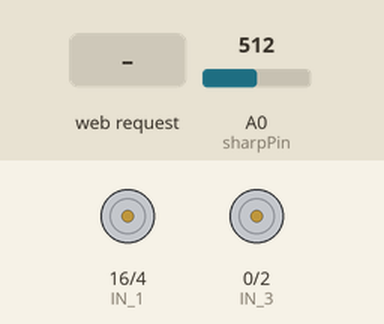
Recording of a sketch running on a simulated ESP8266 (NodeMCU). Parts: motor-driver pin pairs drawn as motors (green arrow = first pin HIGH = forward, orange = second pin HIGH = backward, longer = more drive, scaled by the enable pin). Inputs (shaded band) come from the test bench; at power-on: A0 (sharpPin) = 512. WiFi joins after 1.5 s; servers stay silent unless stated; what the sketch prints to the serial monitor is not drawn.

Above: at 2.7 s.
2.8 s: HTTP request GET /w/on received
At 3.9 s:
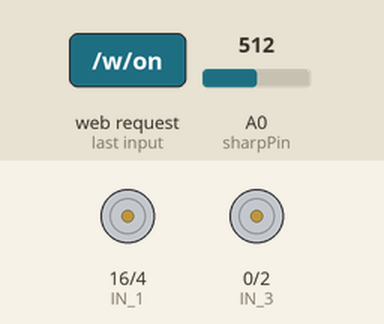
4.4 s: HTTP request GET /a/on received
At 5.6 s:
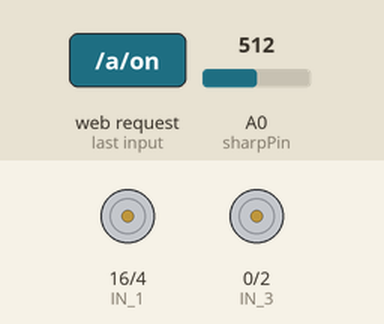
5.9 s: HTTP request GET /s/on received
At 7.2 s:
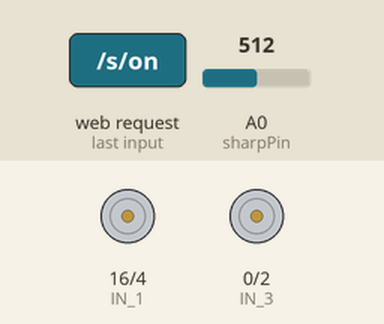
Timing chart, 0 to 8.9 s (numbered marks = the images above; inputs shaded):
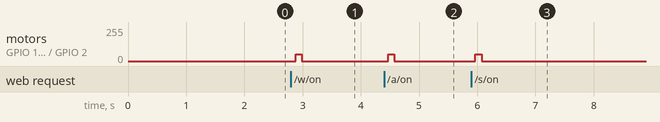

Measured:
- after the input at 2.8 s, motor on GPIO 16 (IN_1) / GPIO 4 (IN_2), motor on GPIO 0 (IN_3) / GPIO 2 (IN_4): stopped → forward 49/255 after 0.08 s, → stopped 0.11 s later
- after the input at 4.4 s, motor on GPIO 16 (IN_1) / GPIO 4 (IN_2), motor on GPIO 0 (IN_3) / GPIO 2 (IN_4): stopped → forward 49/255 after 0.07 s, → stopped 0.11 s later
- after the input at 5.9 s, motor on GPIO 16 (IN_1) / GPIO 4 (IN_2), motor on GPIO 0 (IN_3) / GPIO 2 (IN_4): stopped → forward 49/255 after 0.07 s, → stopped 0.11 s later

The sketch:

esp8266_IP_checker.ino
```cpp
// Load Wi-Fi library
#include <ESP8266WiFi.h>

// Replace with your network credentials
const char* ssid     = "NitinS";
const char* password = "12345678";
#define ENA   14          // Enable/speed motors Right        GPIO14(D5)
#define ENB   12          // Enable/speed motors Left         GPIO12(D6)
#define IN_1  16          // L298N in1 motors Right           GPIO15(D8)
#define IN_2  4          // L298N in2 motors Right           GPIO13(D7)
#define IN_3  0           // L298N in3 motors Left            GPIO2(D4)
#define IN_4  2           // L298N in4 motors Left            GPIO0(D3)
int sharpPin = A0;        //A0
int speedCar = 200;         // 400 - 1023.
int speed_Coeff = 3;
int Obj = 0;
int twoTimesBack = 0;

// Set web server port number to 80
WiFiServer server(80);

// Variable to store the HTTP request
String header;

// Auxiliar variables to store the current output state
String output5State = "off";
String output4State = "off";
bool refreshed = false;
// Assign output variables to GPIO pins
const int output5 = 5;
const int output4 = 4;


void setup() {
  Serial.begin(9600);
  // Initialize the output variables as outputs
  pinMode(IN_1, OUTPUT);
  pinMode(IN_2, OUTPUT);
  pinMode(IN_3, OUTPUT);
  pinMode(IN_4, OUTPUT);
  pinMode(sharpPin, INPUT);


  // Set outputs to LOW

  // Connect to Wi-Fi network with SSID and password
  Serial.print("Connecting to ");
  Serial.println(ssid);
  WiFi.begin(ssid, password);
  while (WiFi.status() != WL_CONNECTED) {
    delay(500);
    Serial.print(".");
  }
  // Print local IP address and start web server
  Serial.println("");
  Serial.println("WiFi connected.");
  Serial.println("IP address: ");
  Serial.println(WiFi.localIP());
  server.begin();
}

void loop() {
  WiFiClient client = server.available();   // Listen for incoming clients
    Serial.println(analogRead(sharpPin));
  if (client) {                             // If a new client connects,
    Serial.println("New Client.");          // print a message out in the serial port
    String currentLine = "";                // make a String to hold incoming data from the client
    while (client.connected()) {            // loop while the client's connected
      if (client.available()) {             // if there's bytes to read from the client,
        char c = client.read();             // read a byte, then
        Serial.write(c);                    // print it out the serial monitor
        header += c;

        if (c == '\n') {                    // if the byte is a newline character
          // if the current line is blank, you got two newline characters in a row.
          // that's the end of the client HTTP request, so send a response:
          if (currentLine.length() == 0) {
            // HTTP headers always start with a response code (e.g. HTTP/1.1 200 OK)
            // and a content-type so the client knows what's coming, then a blank line:
            client.println("HTTP/1.1 200 OK");
            client.println("Content-type:text/html");
            client.println("Connection: close");
            client.println();
            if (Obj == 1 ) {
              client.print("Object Detected");
              Obj = 0;
            }

            // turns the GPIOs on and off
            if (header.indexOf("GET /w/on") >= 0) {
              Serial.println("Forward");
              //output5State = "on";
              goAhead();
              client.print("Moving Forward");


            }
            else if (header.indexOf("GET /a/on") >= 0) {
              Serial.println("Left");
              //output5State = "on";
                            goAheadLeft();
              client.print("Moving Left");
            }
            else if (header.indexOf("GET /s/on") >= 0) {
              Serial.println("Back");
              //output5State = "on";
              goBack();
              client.print("Moving Back");
            }
            else if (header.indexOf("GET /d/on") >= 0) {
              Serial.println("Right");
              //output5State = "on";
                            goAheadRight();
              client.print("Moving Right");
            }

            else if (header.indexOf("GET /x/on") >= 0) {
              Serial.println("Stop");
              //output5State = "on";
              stopRobot();
              client.print("Bot Stopped");
            }
            else if (header.indexOf("GET /q/on") >= 0) {
              Serial.println("Stop");
              //output5State = "on";
              goLeft();
            }
            else if (header.indexOf("GET /e/on") >= 0) {
              Serial.println("Stop");
              //output5State = "on";
              goRight();
            }
            else if (header.indexOf("GET /z/on") >= 0) {
              Serial.println("Stop");
              //output5State = "on";
              goBackLeft();
            }
            else if (header.indexOf("GET /c/on") >= 0) {
              Serial.println("Stop");
              //output5State = "on";
              goBackRight();
            }


if (map(analogRead(A0),0 , 1023, 0,1023) > 500 ){
     Obj = 1;
    if(twoTimesBack != 2){
    goBack();
    twoTimesBack++;
    }
    else{stopRobot();}

     delay(100);

     stopRobot();

     Serial.println("Object Detected");

     Serial.println(map(analogRead(A0),0 , 1023, 255, 0));

          }


            // Display the HTML web page
            client.println("<!DOCTYPE html><html>");
            client.println("<head><meta name=\"viewport\" content=\"width=device-width, initial-scale=1\">");
            client.println("<meta http-equiv = \"refresh\" content = \"2 \">");
            client.println("<link rel=\"icon\" href=\"data:,\">");
            // CSS to style the on/off buttons
            // Feel free to change the background-color and font-size attributes to fit your preferences
            client.println("<style>html { font-family: Helvetica; display: inline-block; margin: 0px auto; text-align: center;}");
            client.println(".button { background-color: #195B6A; border: none; color: white; padding: 16px 40px;");
            client.println("text-decoration: none; font-size: 30px; margin: 2px; cursor: pointer;}");
            client.println(".button2 {background-color: #77878A;}</style></head>");

            // Web Page Heading
            client.println("<body><h1>ESP8266 Mercury Labs</h1>");
            client.println("<p id='log'></p>");
            client.println("<p><a href=\"/q/on\"><button class=\"button\">Q</button></a>");
            client.println("<a href=\"/w/on\"><button class=\"button\">W</button></a>");
            client.println("<a href=\"/e/on\"><button class=\"button\">E</button></a></p>");

            client.println("<p><a href=\"/a/on\"><button class=\"button\">A</button></a>");
            client.println("<a href=\"/s/on\"><button class=\"button\">S</button></a>");
            client.println("<a href=\"/d/on\"><button class=\"button\">D</button></a></p>");
            client.println("<p><a href=\"/z/on\"><button class=\"button\">Z</button></a>");
            client.println("<a href=\"/x/on\"><button class=\"button\">X</button></a>");
            client.println("<a href=\"/c/on\"><button class=\"button\">C</button></a></p>");
             client.print("<h3><b>Distance:</b></h3>");
               client.print(map(analogRead(A0), 1023, 0 , 0,30));
             client.println("cm ");

            client.println("</body> </html>");

            client.println("<script>");
            client.println("const log = document.getElementById('log');");
            client.println("document.addEventListener('keypress', logKey);");
            client.println("function logKey(e) {");
            client.println("  if('KeyW'==`${e.code}`){");
            client.println("  log.textContent = 'Moving Forward' ;");
            client.println("    window.location.href='/w/on';}");
            client.println("  if('KeyS'==`${e.code}`){");
            client.println("  log.textContent = 'Moving Back';");
            client.println("    window.location.href='/s/on';}");
            client.println("  if('KeyD'==`${e.code}`){");
            client.println("  log.textContent ='Moving Right' ;");
            client.println("    window.location.href='/d/on';}");
            client.println("  if('KeyA'==`${e.code}`){");
            client.println("  log.textContent = 'Moving Left';");
            client.println("    window.location.href='/a/on';}");
            client.println("  if('Space'==`${e.code}`){");
            client.println("  log.textContent ='Bot Stopped' ;");
            client.println("    window.location.href='/x/on';}");
            client.println("  if('KeyQ'==`${e.code}`){");
            client.println("  log.textContent ='Moving Forward Left' ;");
            client.println("    window.location.href='/q/on';}");
            client.println("  if('KeyE'==`${e.code}`){");
            client.println("  log.textContent ='Moving Forward Right' ;");
            client.println("    window.location.href='/e/on';}");
            client.println("  if('KeyZ'==`${e.code}`){");
            client.println("  log.textContent ='Moving Back Left' ;");
            client.println("    window.location.href='/z/on';}");
            client.println("  if('KeyC'==`${e.code}`){");
            client.println("  log.textContent ='Moving Back Right' ;");
            client.println("    window.location.href='/c/on';}}");

            client.println("</script>");


            // The HTTP response ends with another blank line
            client.println();
            // Break out of the while loop
            break;
          } else { // if you got a newline, then clear currentLine
            currentLine = "";
          }
        } else if (c != '\r') {  // if you got anything else but a carriage return character,
          currentLine += c;      // add it to the end of the currentLine
        }
      }
    }
    // Clear the header variable
    header = "";

    // Close the connection
    client.stop();
    Serial.println("Client disconnected.");
    Serial.println("");
  }
}
void goAhead() {
  twoTimesBack = 0;

  //else {
    Serial.print("goAhead");
    digitalWrite(IN_1, LOW);
    digitalWrite(IN_2, HIGH);
    analogWrite(ENA, speedCar);

    digitalWrite(IN_3, LOW);
    digitalWrite(IN_4, HIGH);
    analogWrite(ENB, speedCar);


  //}
}

void goBack() {

  digitalWrite(IN_1, HIGH);
  digitalWrite(IN_2, LOW);
  analogWrite(ENA, speedCar);

  digitalWrite(IN_3, HIGH);
  digitalWrite(IN_4, LOW);
  analogWrite(ENB, speedCar);
  Serial.print("goBack");
}

void goRight() {
  twoTimesBack = 0;

  Serial.print("goRight");
  digitalWrite(IN_1, HIGH);
  digitalWrite(IN_2, LOW);
  analogWrite(ENA, speedCar);

  digitalWrite(IN_3, LOW);
  digitalWrite(IN_4, HIGH);
  analogWrite(ENB, speedCar);


}

void goLeft() {
  twoTimesBack = 0;

  Serial.print("goLeft");
  digitalWrite(IN_1, LOW);
  digitalWrite(IN_2, HIGH);
  analogWrite(ENA, speedCar);

  digitalWrite(IN_3, HIGH);
  digitalWrite(IN_4, LOW);
  analogWrite(ENB, speedCar);


}

void goAheadRight() {
twoTimesBack = 0;

  digitalWrite(IN_1, LOW);
  digitalWrite(IN_2, LOW);
  analogWrite(ENA, speedCar / speed_Coeff);

  digitalWrite(IN_3, LOW);
  digitalWrite(IN_4, HIGH);
  analogWrite(ENB, speedCar);


}

void goAheadLeft() {
twoTimesBack = 0;

  digitalWrite(IN_1, LOW);
  digitalWrite(IN_2, HIGH);
  analogWrite(ENA, speedCar);

  digitalWrite(IN_3, LOW);
  digitalWrite(IN_4, LOW);
  analogWrite(ENB, speedCar / speed_Coeff);
}

void goBackRight() {
twoTimesBack = 0;

  digitalWrite(IN_1, LOW);
  digitalWrite(IN_2, LOW);
  analogWrite(ENA, speedCar / speed_Coeff);

  digitalWrite(IN_3, HIGH);
  digitalWrite(IN_4, LOW);
  analogWrite(ENB, speedCar);


}

void goBackLeft() {
twoTimesBack = 0;

  digitalWrite(IN_1, LOW);
  digitalWrite(IN_2, LOW);
  analogWrite(ENA, speedCar);

  digitalWrite(IN_3, HIGH);
  digitalWrite(IN_4, LOW);
  analogWrite(ENB, speedCar / speed_Coeff);


}

void stopRobot() {

  digitalWrite(IN_1, LOW);
  digitalWrite(IN_2, LOW);
  analogWrite(ENA, speedCar);

  digitalWrite(IN_3, LOW);
  digitalWrite(IN_4, LOW);
  analogWrite(ENB, speedCar);
}
```
